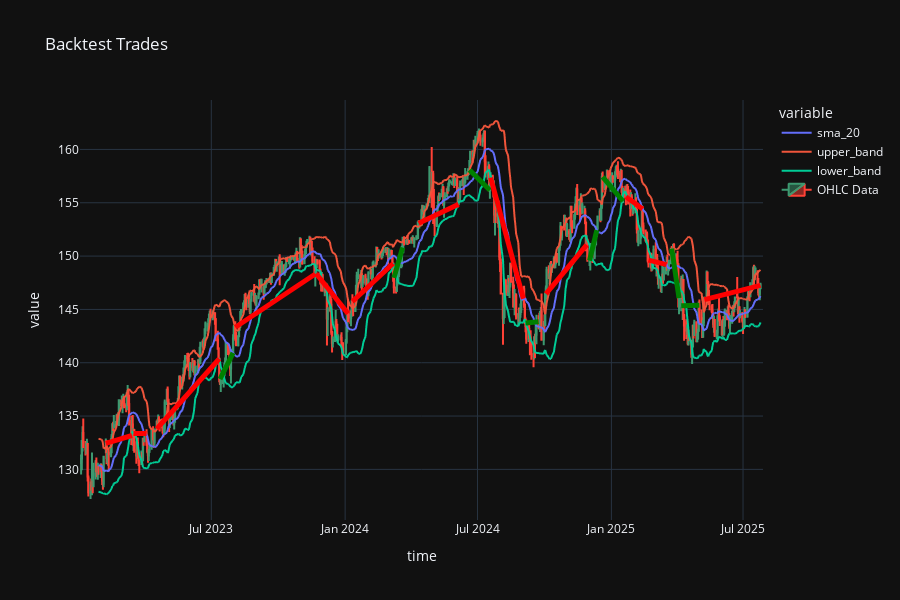

Notebook source saved alongside this figure:
### Code cell
backtest_fig = bt.visualize_backtest(indicators=['sma_20', 'upper_band', 'lower_band'])
backtest_fig

### Figure 1 — Plotly figure (JSON) as saved in the notebook; plotly's stock layout.template omitted (floating-point values rounded to 4 significant figures; data arrays with more than 128 entries replaced by an {"elided": "..."} marker saying what was removed)
{"data": [{"hovertemplate": "variable=sma_20<br>time=%{x}<br>value=%{y}<extra></extra>", "legendgroup": "sma_20", "line": {"color": "#636efa", "dash": "solid"}, "marker": {"symbol": "circle"}, "mode": "lines", "name": "sma_20", "showlegend": true, "type": "scattergl", "x": {"elided": "666 str values"}, "xaxis": "x", "y": {"elided": "666 float values"}, "yaxis": "y"}, {"hovertemplate": "variable=upper_band<br>time=%{x}<br>value=%{y}<extra></extra>", "legendgroup": "upper_band", "line": {"color": "#EF553B", "dash": "solid"}, "marker": {"symbol": "circle"}, "mode": "lines", "name": "upper_band", "showlegend": true, "type": "scattergl", "x": {"elided": "666 str values"}, "xaxis": "x", "y": {"elided": "666 float values"}, "yaxis": "y"}, {"hovertemplate": "variable=lower_band<br>time=%{x}<br>value=%{y}<extra></extra>", "legendgroup": "lower_band", "line": {"color": "#00cc96", "dash": "solid"}, "marker": {"symbol": "circle"}, "mode": "lines", "name": "lower_band", "showlegend": true, "type": "scattergl", "x": {"elided": "666 str values"}, "xaxis": "x", "y": {"elided": "666 float values"}, "yaxis": "y"}, {"close": {"elided": "666 float values"}, "high": {"elided": "666 float values"}, "low": {"elided": "666 float values"}, "name": "OHLC Data", "open": {"elided": "666 float values"}, "type": "candlestick", "x": {"elided": "666 str values"}}], "layout": {"height": 600, "legend": {"title": {"text": "variable"}, "tracegroupgap": 0}, "shapes": [{"line": {"color": "red", "width": 5}, "type": "line", "x0": "2023-02-06T00:00:00", "x1": "2023-03-14T00:00:00", "y0": 132.4, "y1": 133.2}, {"line": {"color": "red", "width": 5}, "type": "line", "x0": "2023-03-16T00:00:00", "x1": "2023-04-03T00:00:00", "y0": 133.4, "y1": 133.4}, {"line": {"color": "red", "width": 5}, "type": "line", "x0": "2023-04-17T00:00:00", "x1": "2023-07-12T00:00:00", "y0": 133.8, "y1": 140.4}, {"line": {"color": "green", "width": 5}, "type": "line", "x0": "2023-07-13T00:00:00", "x1": "2023-07-31T00:00:00", "y0": 138.5, "y1": 140.9}, {"line": {"color": "red", "width": 5}, "type": "line", "x0": "2023-08-03T00:00:00", "x1": "2023-11-21T00:00:00", "y0": 143.3, "y1": 148.3}, {"line": {"color": "red", "width": 5}, "type": "line", "x0": "2023-11-22T00:00:00", "x1": "2024-01-05T00:00:00", "y0": 148.4, "y1": 144.6}, {"line": {"color": "red", "width": 5}, "type": "line", "x0": "2024-01-11T00:00:00", "x1": "2024-03-07T00:00:00", "y0": 145.7, "y1": 149.3}, {"line": {"color": "green", "width": 5}, "type": "line", "x0": "2024-03-08T00:00:00", "x1": "2024-03-20T00:00:00", "y0": 148.0, "y1": 150.8}, {"line": {"color": "red", "width": 5}, "type": "line", "x0": "2024-04-11T00:00:00", "x1": "2024-06-05T00:00:00", "y0": 153.1, "y1": 154.8}, {"line": {"color": "green", "width": 5}, "type": "line", "x0": "2024-06-20T00:00:00", "x1": "2024-07-18T00:00:00", "y0": 158.1, "y1": 156.2}, {"line": {"color": "red", "width": 5}, "type": "line", "x0": "2024-07-19T00:00:00", "x1": "2024-09-02T00:00:00", "y0": 157.4, "y1": 146.0}, {"line": {"color": "green", "width": 5}, "type": "line", "x0": "2024-09-05T00:00:00", "x1": "2024-09-23T00:00:00", "y0": 143.7, "y1": 143.8}, {"line": {"color": "red", "width": 5}, "type": "line", "x0": "2024-10-03T00:00:00", "x1": "2024-11-28T00:00:00", "y0": 146.5, "y1": 151.1}, {"line": {"color": "green", "width": 5}, "type": "line", "x0": "2024-12-02T00:00:00", "x1": "2024-12-12T00:00:00", "y0": 149.6, "y1": 152.4}, {"line": {"color": "green", "width": 5}, "type": "line", "x0": "2024-12-20T00:00:00", "x1": "2025-01-17T00:00:00", "y0": 157.4, "y1": 155.1}, {"line": {"color": "red", "width": 5}, "type": "line", "x0": "2025-01-21T00:00:00", "x1": "2025-02-13T00:00:00", "y0": 155.6, "y1": 154.4}, {"line": {"color": "red", "width": 5}, "type": "line", "x0": "2025-02-21T00:00:00", "x1": "2025-03-18T00:00:00", "y0": 149.6, "y1": 149.2}, {"line": {"color": "green", "width": 5}, "type": "line", "x0": "2025-03-25T00:00:00", "x1": "2025-04-04T00:00:00", "y0": 150.7, "y1": 146.1}, {"line": {"color": "green", "width": 5}, "type": "line", "x0": "2025-04-07T00:00:00", "x1": "2025-05-02T00:00:00", "y0": 145.3, "y1": 145.4}, {"line": {"color": "red", "width": 5}, "type": "line", "x0": "2025-05-09T00:00:00", "x1": "2025-07-25T00:00:00", "y0": 145.9, "y1": 147.3}], "title": {"text": "Backtest Trades"}, "xaxis": {"anchor": "y", "domain": [0, 1], "rangeslider": {"visible": false}, "title": {"text": "time"}}, "yaxis": {"anchor": "x", "domain": [0, 1], "title": {"text": "value"}}}}
